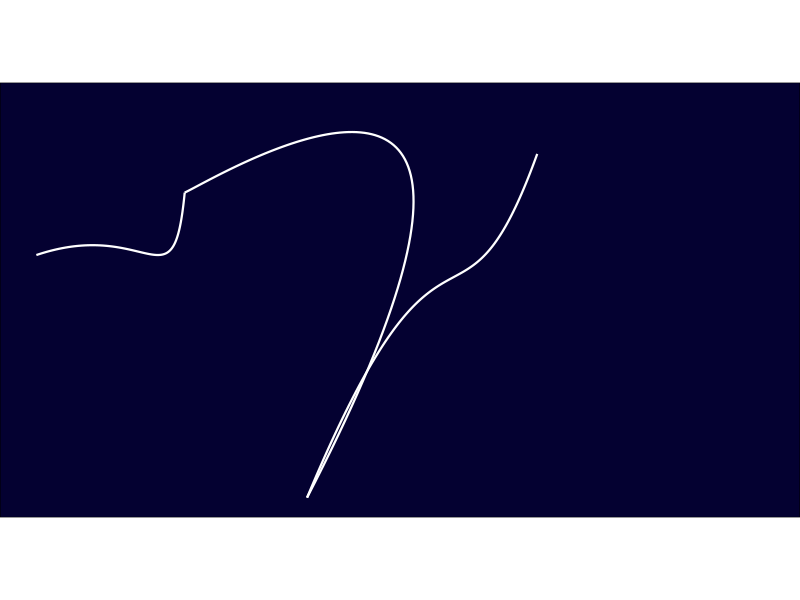
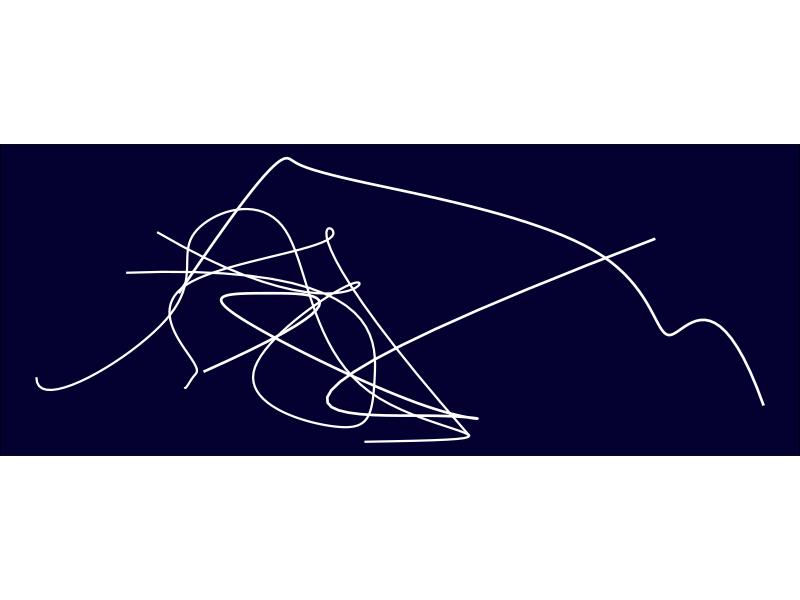
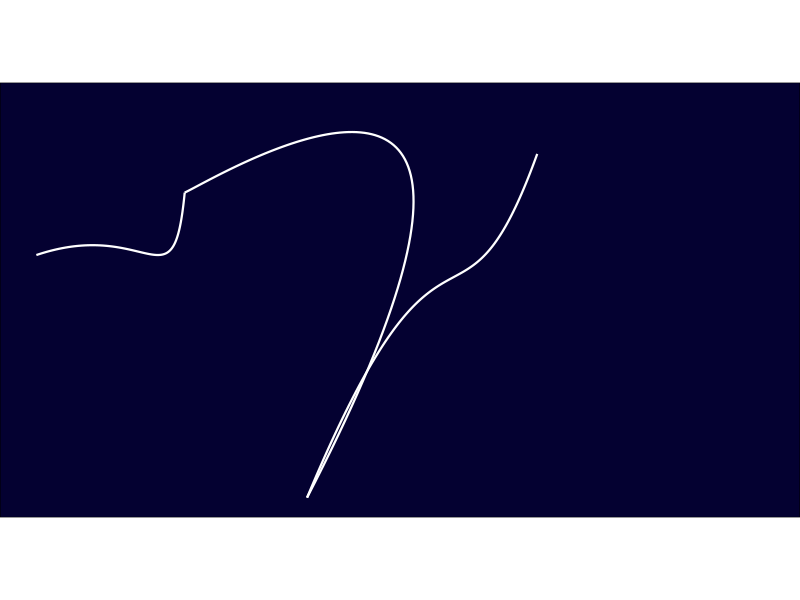

R code for these plots, in order:
library(tidyverse)
library(ggforce)

NbSegments <- 5
Largeur <- 6
Hauteur <- 2
PropInv <- .3
PropInvY <- .9

set.seed(121221)
xx <- sort(runif(NbSegments * 3 + 1, 0, Largeur))
IndXx <- sample(seq_along(xx), size = floor((NbSegments * 3 + 1) * PropInv), replace = FALSE)
xx[sort(IndXx)] <- xx[IndXx]
yy <- sort(rnorm(NbSegments * 3 + 1, 0, Hauteur / 2))
IndYy <- sample(seq_along(yy), size = floor((NbSegments * 3 + 1) * PropInvY), replace = FALSE)
yy[sort(IndYy)] <- yy[IndYy]
Repet <- c(1, rep(c(1, 1, 2), NbSegments - 1), 1, 1, 1)
Donnees <- data.frame(
  x = rep(xx, Repet),
  y = rep(yy, Repet),
  groupe = rep(seq_len(NbSegments), each = 4)
) %>% mutate(taille = ((1 + (groupe > 2) & (groupe < 4)) / 3) ** .25)
(Graphe <- ggplot(Donnees, aes(x, y, group = groupe, size = taille)) + 
  # geom_bezier(show.legend = FALSE, color = "white") + 
  geom_bspline(show.legend = FALSE, color = "white") +
  theme_void() +
  coord_fixed() +
  scale_size_identity() +
  theme(panel.background = element_rect(fill = "#040131")))
ggsave(Graphe, filename = paste0(dirname(rstudioapi::getSourceEditorContext()$path), "/signature_marmotte.png"), device = "png", height = 4, width = 6)

set.seed(121221)
xx <- mtcars$mpg[-1]
xx <- sort(2.5 * (xx - min(xx)) / (max(xx) - min(xx)))
IndXx <- sample(seq_along(xx), size = floor(31 * PropInv), replace = FALSE)
xx[sort(IndXx)] <- xx[IndXx]
yy <- mtcars$disp[-1]
yy <- (yy - min(yy)) / (max(yy) - min(yy))
Repet <- c(1, rep(c(1, 1, 2), 9), 1, 1, 1)
Donnees <- data.frame(
  x = rep(xx, Repet),
  y = rep(yy, Repet),
  groupe = rep(seq_len(NbSegments), each = 4)
) %>% mutate(taille = (((groupe > 3) + (groupe < 7)) / 3) ** .25)
ggplot(Donnees, aes(x, y, group = groupe, size = taille)) + 
  # geom_bezier(show.legend = FALSE, color = "white") + 
  geom_bspline(show.legend = FALSE, color = "white") +
  theme_void() +
  coord_fixed() +
  scale_size_identity() +
  theme(panel.background = element_rect(fill = "#040131"))
